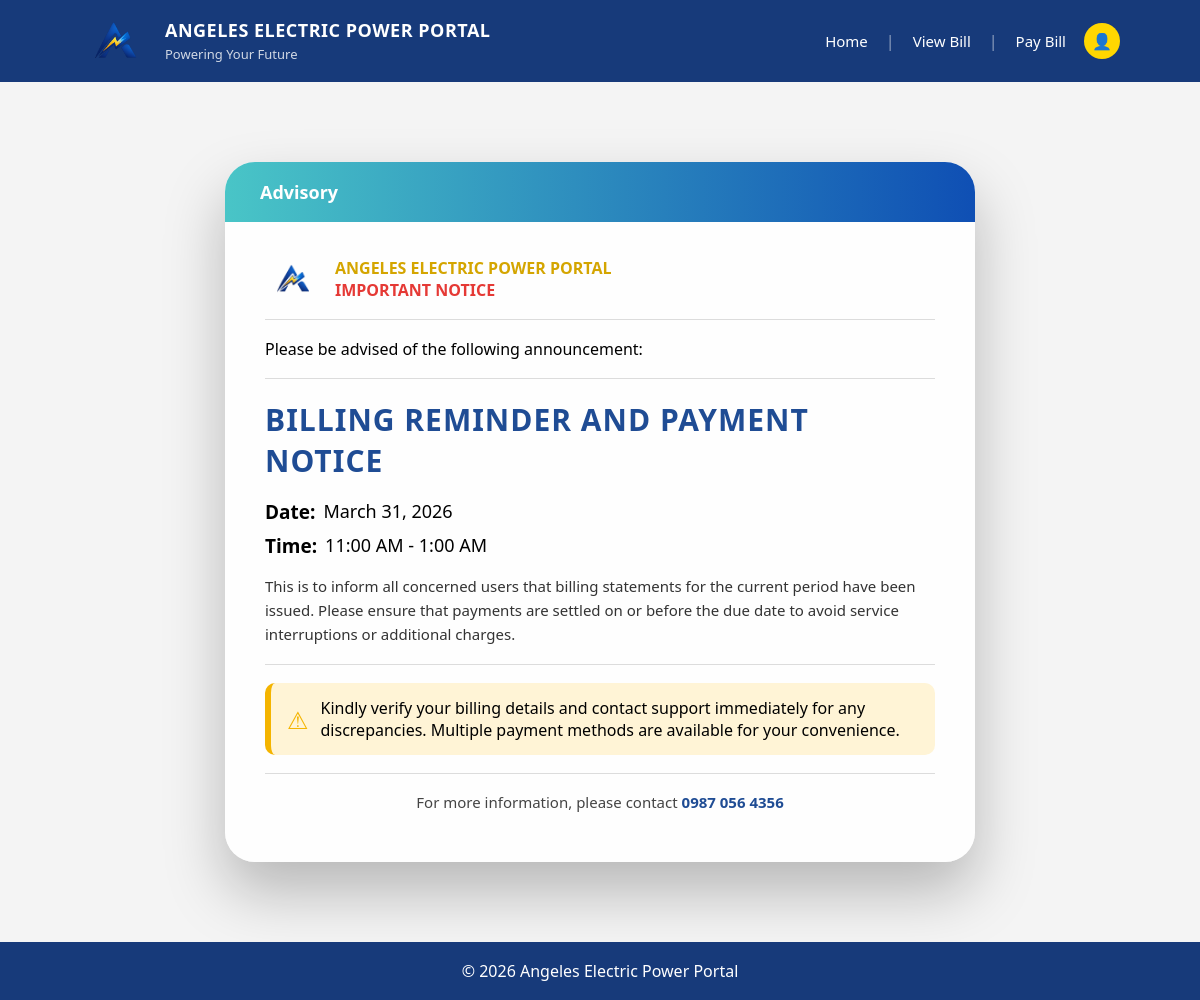
Screenshot of /advisory_details.php?category=1 with the database file from the repository.
### tables this page shows
CREATE TABLE `advisories` (
  `id` int(11) NOT NULL,
  `title` varchar(255) DEFAULT NULL,
  `category_id` int(11) DEFAULT NULL,
  `description` text DEFAULT NULL,
  `created_at` timestamp NOT NULL DEFAULT current_timestamp()
);

### advisory_details.php (the view, shortened to what this page needs)
<?php
include 'config/database.php';
$category = intval($_GET['category']);
$stmt = $conn->prepare("
    SELECT * FROM advisories
    WHERE category_id = ?
    ORDER BY created_at DESC
    LIMIT 1
");
$stmt->bind_param("i", $category);
$stmt->execute();
$result = $stmt->get_result();
$advisory = $result->fetch_assoc();
$parsed_date  = '';
$parsed_time  = '';
$parsed_desc  = '';
$parsed_notes = '';
if (!empty($advisory['description'])) {
    $lines = explode("\n", $advisory['description']);
    foreach ($lines as $line) {
        $line = trim($line);
        if (str_starts_with($line, 'Date:')) {
            $parsed_date = trim(substr($line, 5));
        }
        elseif (str_starts_with($line, 'Time:')) {
            $parsed_time = trim(substr($line, 5));
        }
        elseif (str_starts_with($line, 'Affected Area/s:')) {
            $parsed_area = trim(substr($line, 16));
        }
        elseif (str_starts_with($line, 'Additional Notes:')) {
            $parsed_notes = trim(substr($line, 17));
        }
        else {
            if ($line !== '') {
                $parsed_desc .= $line . "\n";
            }
        }
    }
}
?>
<!DOCTYPE html>
<html>
<head>
    <link rel="stylesheet" href="assets/style.css">
</head>
<?php include 'includes/header.php'; ?>
<div class="glass-wrapper">
    <div class="glass-card">
        <div class="glass-top">
            Advisory
        </div>
        <div class="glass-content">
            <div class="advisory-letterhead">
                <img src="assets/logo.png" class="advisory-logo">
                <div class="advisory-org">
                    <span class="org-name">ANGELES ELECTRIC POWER PORTAL</span>
                    <span class="important">IMPORTANT NOTICE</span>
                </div>
            </div>
            <div class="divider-line"></div>
            <p class="advisory-intro">
                Please be advised of the following announcement:
            </p>
            <div class="divider-line"></div>
            <h2 class="advisory-title">
                <?php echo strtoupper(htmlspecialchars($advisory['title'])); ?>
            </h2>
            <div class="advisory-info">
                <?php if ($parsed_date): ?>
                    <div class="info-row">
                        <span class="label">Date:</span>
                        <span><?php echo htmlspecialchars($parsed_date); ?></span>
                    </div>
                <?php endif; ?>
                <?php if ($parsed_time): ?>
                    <div class="info-row">
                        <span class="label">Time:</span>
                        <span><?php echo htmlspecialchars($parsed_time); ?></span>
                    </div>
                <?php endif; ?>
            </div>
            <?php if ($parsed_desc): ?>
                <p class="advisory-desc">
                    <?php echo nl2br(htmlspecialchars($parsed_desc)); ?>
                </p>
            <?php endif; ?>
            <div class="divider-line"></div>
            <div class="warning-box">
                <span class="warning-icon">⚠</span>
                <p>
                    <?php
                    if ($parsed_notes) {
                        echo nl2br(htmlspecialchars($parsed_notes));
                    } else {
                        echo "We apologize for the inconvenience and thank you for understanding.";
                    }
                    ?>
                </p>
            </div>
            <div class="divider-line"></div>
            <p class="advisory-contact">
                For more information, please contact
                <strong>0987 056 4356</strong>
            </p>
        </div>
    </div>
</div>
<?php include 'includes/footer.php'; ?>
</body>
</html>

### assets/style.css (style rules this page uses)
* { margin:0; padding:0; box-sizing:border-box; font-family:'Segoe UI', sans-serif; }
html { height:100%; }
.glass-wrapper { display:flex; justify-content:center; padding:80px 20px; }
.glass-card { width:750px; background:rgba(255,255,255,0.92); border-radius:30px; box-shadow:0 30px 60px rgba(0,0,0,0.25); overflow:hidden; }
.glass-top { background:linear-gradient(to right,#49c5c7,#0f4fb4); padding:18px 35px; color:white; font-weight:600; font-size:18px; }
.glass-content { padding:35px 40px 50px 40px; }
.advisory-letterhead { display:flex; align-items:center; gap:15px; margin-bottom:15px; }
.advisory-logo { width:55px; }
.advisory-org { display:flex; flex-direction:column; }
.org-name { font-weight:700; color:#d4a500; }
.important { color:#e53935; font-weight:800; }
.divider-line { height:1px; background:#dcdcdc; margin:18px 0; }
.advisory-title { font-size:30px; color:#1f4c94; font-weight:800; letter-spacing:1px; margin:20px 0 18px 0; }
.advisory-info { margin-bottom:15px; }
.info-row { display:flex; gap:8px; margin-bottom:8px; font-size:18px; font-weight:500; }
.label { font-weight:700; font-size:19px; }
.advisory-desc { font-size:15px; line-height:1.6; margin-top:10px; color:#333; }
.warning-box { display:flex; align-items:center; gap:12px; background:#fff4d6; padding:14px 16px; border-radius:10px; border-left:6px solid #f4b400; margin:18px 0; }
.warning-icon { font-size:24px; color:#f4b400; }
.advisory-contact { text-align:center; margin-top:15px; font-size:15px; color:#444; }
.advisory-contact strong { color:#1f4c94; font-weight:700; }

### rows the page displays
advisories: title "BILLING REMINDER AND PAYMENT NOTICE", description "March 31, 2026", description "11:00 AM - 1:00 AM", description "Kindly verify your billing details and contact support immediately for any discrepancies. Multiple payment methods are available for your convenience."
